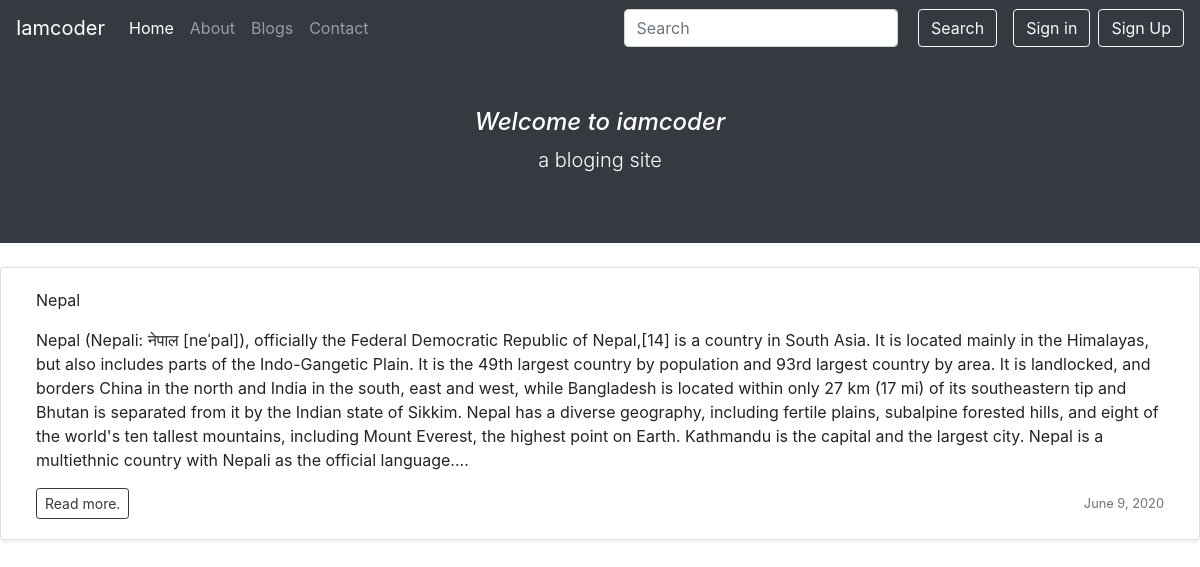
The page / on the database its author committed.
### blog/models.py (models this page shows, shortened)
class Post(models.Model):
    sno = models.AutoField(primary_key = True)
    author = models.CharField(max_length = 255)
    title = models.CharField(max_length = 255)
    slug = models.CharField(max_length = 255)
    content = models.TextField()
    timestamp = models.DateField(blank = True)

### home/views.py (the view)
# urls.py: path('', views.home, name='home'),
def home(request):
    allPosts= Post.objects.all()
    data = { 'allPosts' : allPosts,}
    return render(request, 'home/home.html', data)

### templates/home/home.html (shortened to what this page needs)
{% extends 'base.html' %}
{% block homeactive %} active {% endblock homeactive %}
{% block body %}
<div class="overflow-hidden text-center text-white bg-dark">
  <div class="col-md-5 p-lg-5 mx-auto my-1">
    <h4 class="display-5 font-italic">Welcome to iamcoder</h4>
    <p class="lead ">a bloging site</p>
  </div>
</div><br>
{% for post in allPosts %}
<div class="card mb-4 shadow-sm container-fluid">
  <div class="card-body">
    <p class="card-text">{{post.title}}</p>
    <p class="card-text">{{post.content}}...</p>
    <div class="d-flex justify-content-between align-items-center">
      <div class="btn-group">
        <a href="/blog/{{post.slug}}" class="btn btn-sm btn-outline-dark ">Read more.</a>
      </div>
      <small class="text-muted">{{post.timestamp}}</small>
    </div>
  </div>
</div>
{% endfor %}
{% endblock body %}

### rows shown on the page
Post: title "Nepal", content "Nepal (Nepali: नेपाल [neˈpal]), officially the Federal Democratic Republic of Nepal,[14] is a country in South Asia. It is located mainly in the Himalayas, but also includes parts of the Indo-Gangetic Plain. It is the 49th largest country by population and 93rd largest country by area. It is landlocked, and borders China in the north and India in the south, east and west, while Bangladesh is located within only 27 km (17 mi) of its southeastern tip and Bhutan is separated from it by the Indian state of Sikkim. Nepal has a diverse geography, including fertile plains, subalpine forested hills, and eight of the world's ten tallest mountains, including Mount Everest, the highest point on Earth.…", timestamp "June 9, 2020"
